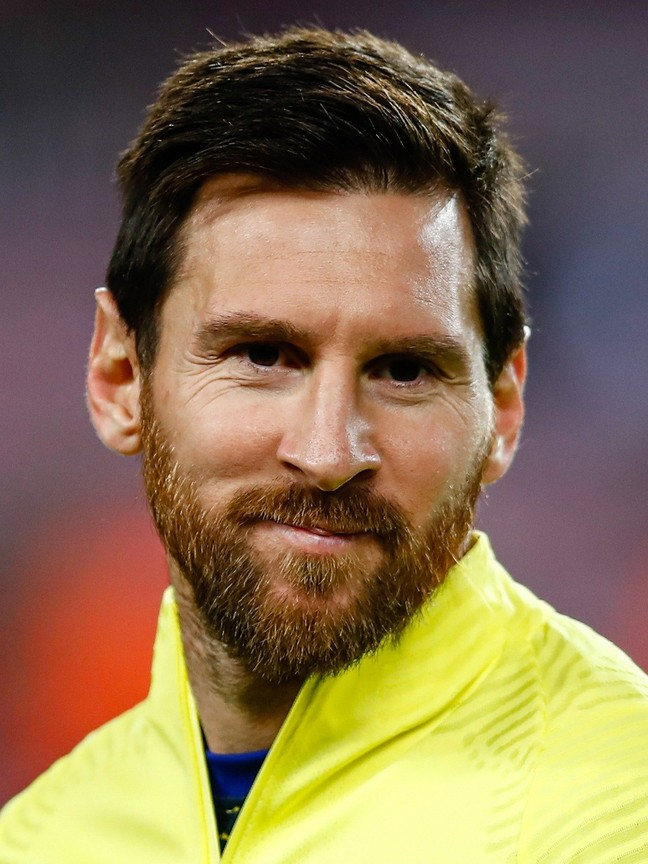
#> input picture Filtering/messi.png, 648 x 864 px, found by its file name
$ python crosscorrelation.py
#> lines starting #> are read from the running program, lines starting #| are printed output that depends on the picture; after the words box and inside, x2 and y2 are one past the last pixel; in counts of white or black regions, pixels touching at a corner belong together
import cv2

import numpy as np


image = cv2.imread('Filtering/messi.png', 0)
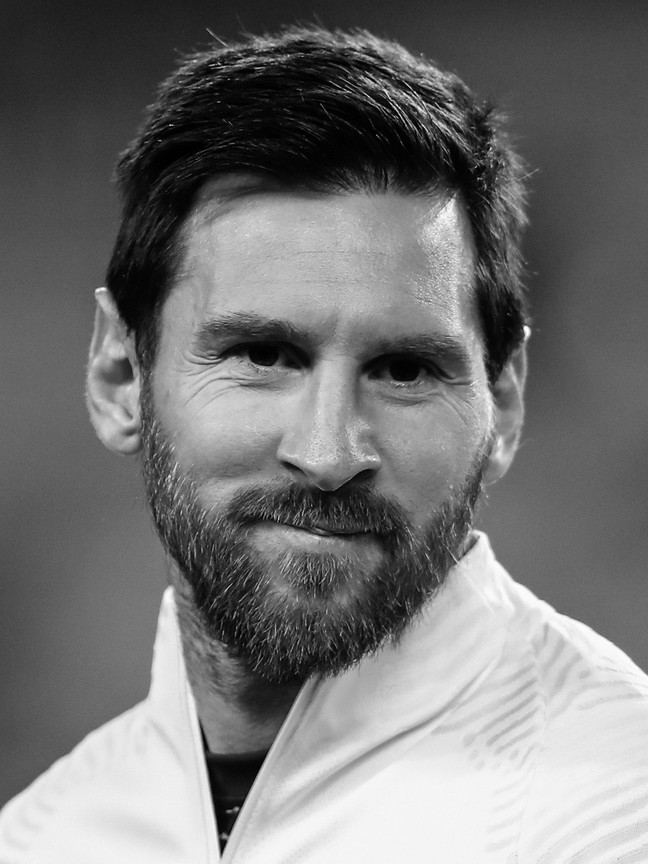
#> image: shape (864, 648); min 0, max 255, mean 117.6

# Define the coordinates for cropping (x, y, width, height)
x, y, w, h = 100, 100, 50, 50  # Adjust these values as needed

# Crop the portion of the image to use as template
template = image[y:y+h, x:x+w]
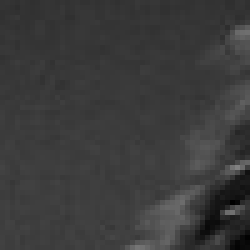
#> template: shape (50, 50) (shown 5 times larger); min 0, max 128, mean 59.2

# Perform cross-correlation
# cv2.TM_CCOEFF_NORMED is the method used for matching. It stands for "Normalized Cross-Correlation Coefficient".
# This method provides a score between -1 and 1, where 1 indicates a perfect match, -1 a perfect inverse match, and 0 no match.
# The result is stored in result, which is essentially a map of similarity scores.
# Each pixel in result represents the score for the corresponding position of the template over the image.
result = cv2.matchTemplate(image, template, cv2.TM_CCOEFF_NORMED)
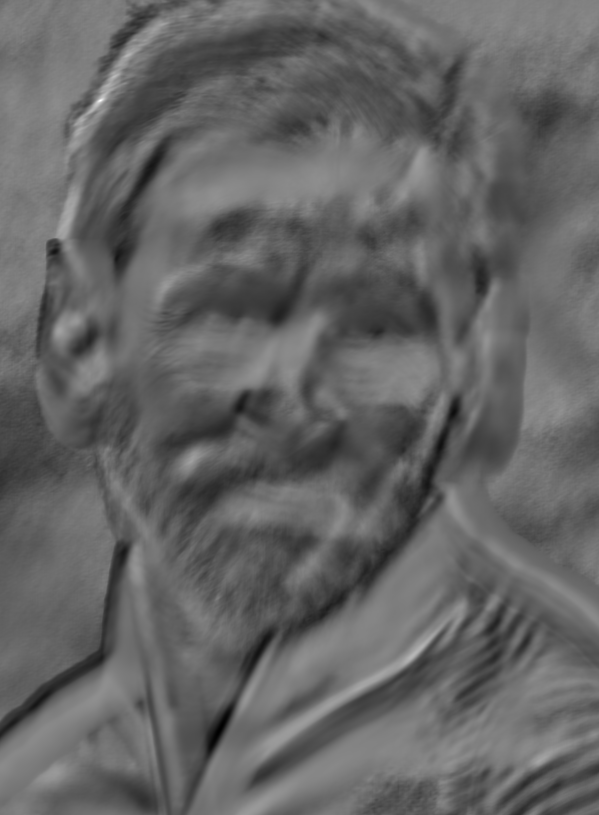
#> result: shape (815, 599) float32; min -0.601, max 1, mean 0.0329; drawn with min black and max white

# You can also find the location of the best match
# min_val, max_val are the minimum and maximum similarity scores found in the result.
# min_loc, max_loc are the positions (coordinates) of the minimum and maximum values, respectively.
min_val, max_val, min_loc, max_loc = cv2.minMaxLoc(result)
#> min_val = -0.601; max_val = 1; min_loc = (219, 730); max_loc = (100, 100)

# The top-left corner of the best match
top_left = max_loc
#> top_left = (100, 100)
print(top_left)
#| (100, 100)

# Optionally, you can draw a rectangle around the best match
bottom_right = (top_left[0] + w, top_left[1] + h)
#> bottom_right = (150, 150)
cv2.rectangle(image, top_left, bottom_right, 255, 2)  # 255 is the color (white), 2 is the thickness
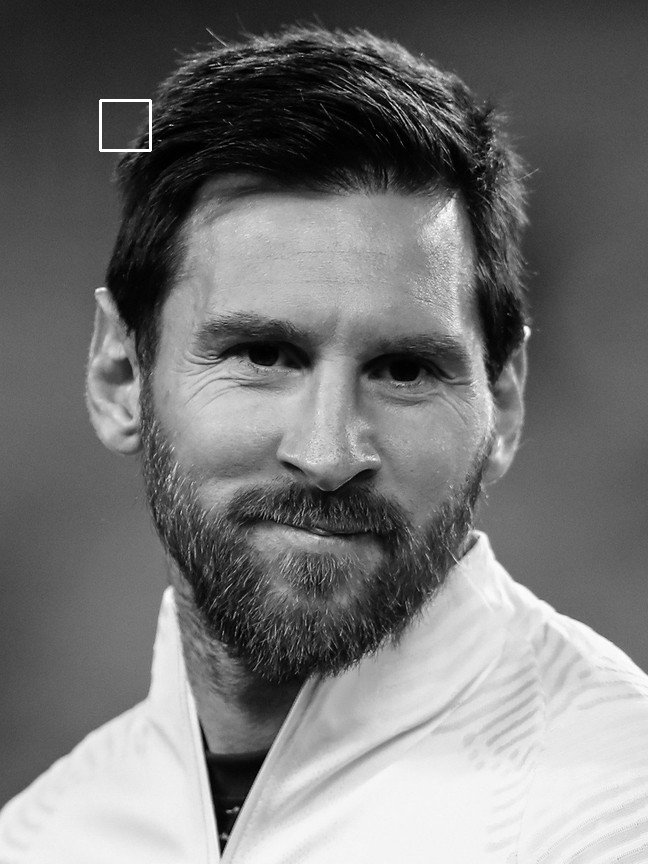
#> image: shape (864, 648); 0.11% of pixels changed, all inside (x1, y1, x2, y2) = (99, 99, 152, 152)

# Show the result
cv2.imshow('Match', image)
cv2.waitKey(0)
cv2.destroyAllWindows()
